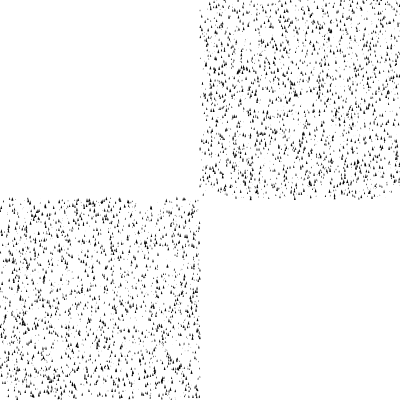
Frame 1 (no input)
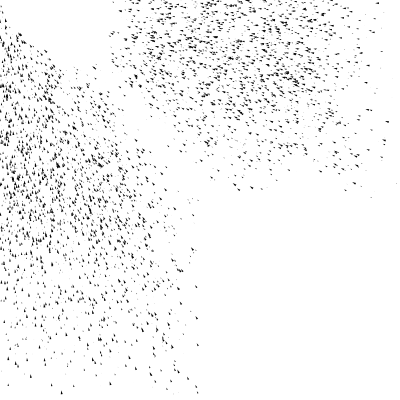
Frame 60 (the mouse pressed at the canvas centre just before this capture)
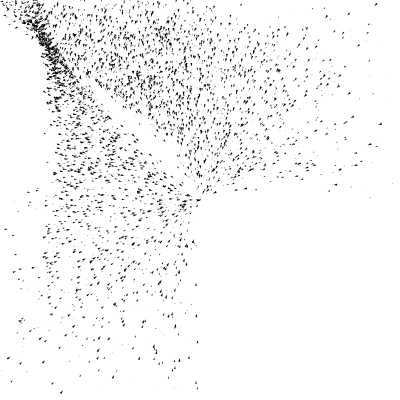
Frame 120 (the mouse held since frame 60 and released just before this capture)

The Processing sketch that drew these frames (run headless with seeded random() and noise(); from frame 60 on, the mouse is pressed at the canvas centre):

// Processing sketch: sketch_144
// ── sketch_144.pde
PVector attractor;
Vehicle[] vehicles;
int numOfVehicle = 5000;
void setup() {
  size(400, 400);
  background(255);
  vehicles = new Vehicle[numOfVehicle];
  for (int i = 0; i< numOfVehicle; i+=2) {
    vehicles[i] = new Vehicle(random(0, width/2), random(height/2, height));
    vehicles[i+1] = new Vehicle(random(width/2, width), random(0, height/2));
  }
}

void draw() {
  background(255);
  attractor = new PVector(mouseX, mouseY);
  fill(255);
  noStroke();
  ellipse(attractor.x, attractor.y, 5, 5);


  for (int i = 0; i< numOfVehicle; i++) {
    vehicles[i].seek(attractor);
    vehicles[i].update();
    vehicles[i].display();
  }
}
// ── Vehicle.pde
class Vehicle {
  PVector location;
  PVector velocity;
  PVector acceleration;
  float r; 
  float maxSpeed;
  float maxForce;
  
  Vehicle(float x, float y) {
    acceleration = new PVector(0, 0);
    velocity = new PVector(0, -2);
    location = new PVector(x, y);
    
    r = random(1);
    maxSpeed = random(4);
    maxForce = 0.05;
    
  }

  void update() {
   velocity.add(acceleration);
   velocity.limit(maxSpeed);
   location.add(velocity);
   acceleration.mult(0);
  }

  void applyForce(PVector force) {
    acceleration.add(force);
  }

  void seek(PVector target) {
    PVector desired = PVector.sub(target, location);
    desired.setMag(maxSpeed);
    PVector steer = PVector.sub(desired, velocity);
    steer.limit(maxForce);
    
    applyForce(steer);
  }

  void display() {
    fill(0);
    float theta = velocity.heading2D() + PI/2;
    
    pushMatrix();
    translate(location.x, location.y);
    rotate(theta);

    beginShape();
    vertex(0, -r*2);
    vertex(-r, r*2);
    vertex(r, r*2);
    endShape(CLOSE);
    popMatrix();
  }
}
